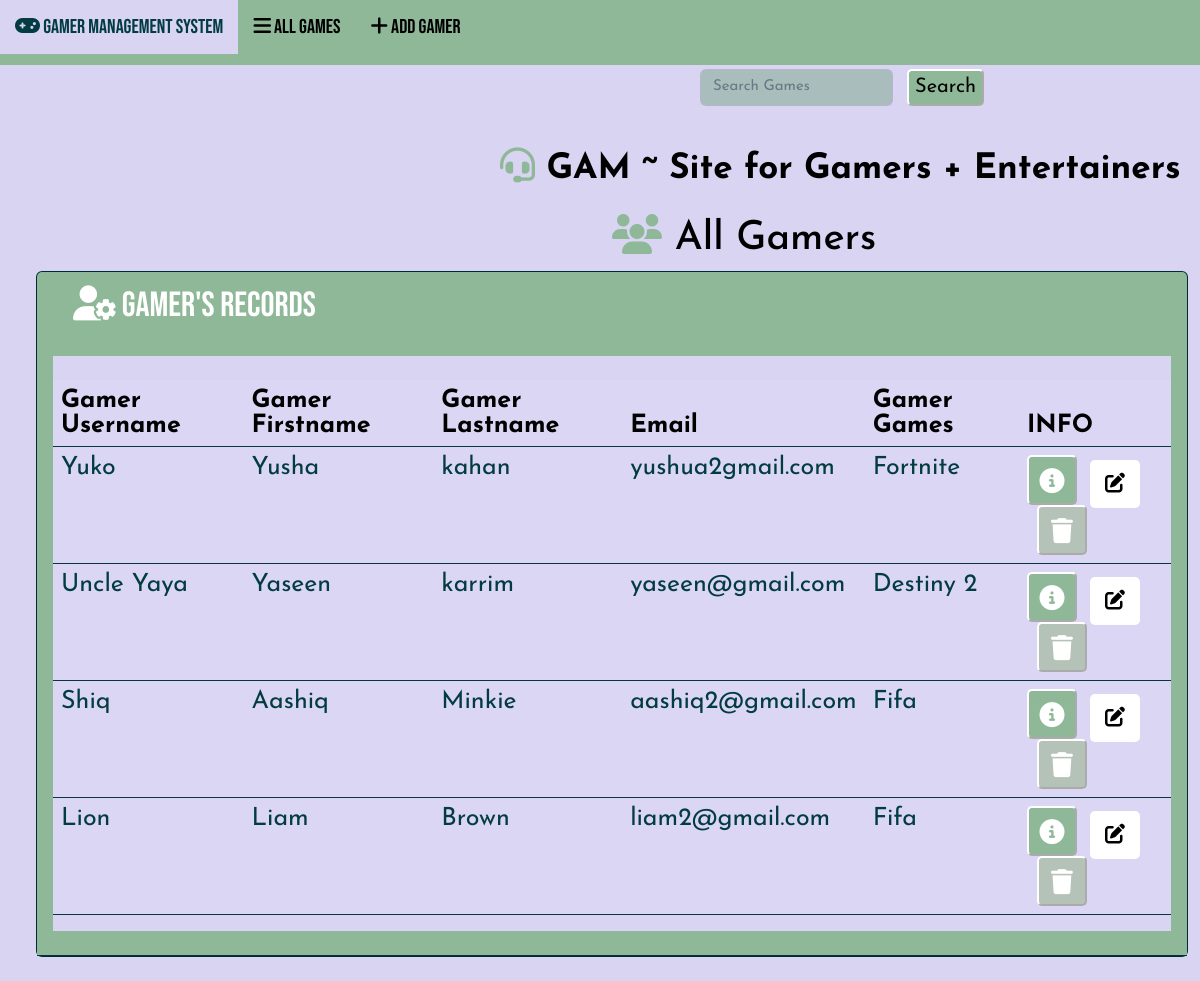
The page / on the database its author committed.
### system/models.py (models this page shows, shortened)
class Gamer(models.Model):
    gamer_username = models.CharField(max_length=50)
    gamer_first_name = models.CharField(max_length=50)
    gamer_last_name = models.CharField(max_length=50)
    email = models.CharField(max_length=50)
    gamer_games = models.CharField(max_length=100)

### system/views.py (the view)
# urls.py: path('', views.index, name='index'),
def index(request):
    return render(request, 'system/index.html' , {
        'gamers': Gamer.objects.all()
    })

### system/templates/system/index.html (shortened to what this page needs)
{% load static %}
<DOCTYPE html>
    <html lang="en">
        <head>
        <link rel="stylesheet" href="https://cdnjs.cloudflare.com/ajax/libs/font-awesome/6.1.1/css/all.min.css">
        <link href="{% static 'css/bootstrap.min.css' %}" rel="stylesheet">
        <link href="{% static 'css/index102.css' %}" rel="stylesheet">
        </head>
        <body>
            <div class="nav">
              <a  href="{% url 'index' %}"><i class="fa-solid fa-gamepad"></i> Gamer Management System</a></li>
              <a href="{% url 'games' %}"><i class="fa-solid fa-bars"></i> All Games</a></li>
              <a href="{% url 'add' %}"><i class="fa-solid fa-plus"></i> Add Gamer </a></li>
              <div class="search">
              <form class="search-add-wrapper" method="POST" action="{% url 'search_games' %}"  style="margin-top: 20px;display: flex;">
                <input class="form-control me-1" type="search" placeholder="Search Games" style="color:white;font-size:15px;" aria-label="Search" name="searched">
                <button class="btn4" type="submit">Search</button>
              </form>
            </div>
              <br><br>
              <center><div class="header"><h2><i class="fa-solid fa-headset" style="color:  #8EB897;"></i> GAM ~ Site for Gamers + Entertainers</h2></center>
  <div class="container-fluid">
    <h6><i class="fa-sharp fa-solid fa-users" style="color:  #8EB897;" style="50px"></i> All Gamers</h6>
<div class="row">
  <div class="col-12">
    {% if gamers %}
  <div class="card bg-dark ms-4 mb-4">
    <div class="card-header">
      <h8><i class="fa-solid fa-user-gear" style="color:  white;"></h8></i><h9>Gamer's Records</h9>
      <br><br>
      <div class="table-responsive">
        <table class="table table-hover">
          <br>
          <thead>
            <tr>
              <th scope="col">Gamer Username</th>
              <th scope="col">Gamer Firstname</th>
              <th scope="col">Gamer Lastname</th>
              <th scope="col">Email</th>
              <th scope="col">Gamer Games</th>
              <th scope="col">INFO</th>
            </tr>
          </thead>
          <tbody>
            {% for gamer in gamers %}
            <tr>
              <td>{{gamer.gamer_username}}</td>
              <td>{{gamer.gamer_first_name }}</td>
              <td>{{gamer.gamer_last_name}}</td>
              <td>{{gamer.email}}</td>
              <td>{{gamer.gamer_games}}</td>
            <td>
    <button type="button" class="btn1" href="{% url 'view_gamer' gamer.id %}" data-bs-toggle="modal"
      data-bs-target="#myModal{{gamer.id}}">
        <i class="fa-sharp fa-solid fa-circle-info"></i>
    </button>
      <a class="btn2" href={% url 'edit' gamer.id %}>
        <i class="fa-solid fa-pen-to-square"></i>
      </a>
    <button type="button" class="btn3" data-bs-toggle="modal" data-bs-toggle="delete{{gamer.id}}">
      <i class="fa-solid fa-trash"></i>
    </button>
  </td>
  </tr>
    {% endfor %}
  </tbody>
 </table>
</div>
</div>
</div>
  {% else %}
   <h5 class="alert alert-light ms-4 me-4">No Gamer Records </h5>
  {% endif %}
    </div>
  </div>
 </div>
 </body>
</html>

### system/static/css/index102.css (style rules this page uses)
body { margin: 0; padding: 0; background-color:#D8D4F2; }
.nav { width: 100%; height: 65px; background-color: #8EB897; }
.nav a { font-family: 'Bebas Neue', sans-serif; text-decoration: none; color:black; padding: 12px 15px; font-size: 20px; transition: 0.6s all; }
.nav .search { font-family: 'Josefin Sans', sans-serif; margin-top:-5px; margin-left: 700px; }
.header h2 { font-weight: 800; font-size: 35px; margin-top:25px; margin-left: 500px; color: black; font-family: 'Josefin Sans', sans-serif; }
h6 { font-family: 'Josefin Sans', sans-serif; margin-top:15px; margin-left: 600px; font-size: 40; color: black; }
.card-header { background-color:#8EB897; }
.card-header h8 { font-family: 'Bebas Neue', sans-serif; font-size: 35px; margin-left: 20px ; }
.card-header h9 { font-family: 'Bebas Neue', sans-serif; font-size: 35px; color: white; margin-left: 5px; }
.table-responsive .table th { font-family: 'Josefin Sans', sans-serif; color: black; }
.table-responsive .table { background-color: #D8D4F2; color: #023C40; font-size: 25px; font-family: 'Josefin Sans', sans-serif; }
.table-responsive { background-color:#D8D4F2; }
.container-fluid { background-color: #D8D4F2; }
.btn1 { margin-right: 5px; border: 3px 5px #335C81; background-color: #8EB897 ; border-radius: 5px; height: 50px; width: 50px; color: white; }
.btn2 { border: 3px 5px #335C81; border-radius: 5px; height: 50px; width: 50px ; background-color: white; }
.btn2 i { color: black; }
.btn3 { margin-left: 10px; border: 3px 5px #335C81; background-color: #B5C2B7; border-radius: 5px; height: 50px; width: 50px; color: white; }
.btn4 { background-color: #8EB897 ; font-size: 20px; margin-left: 10px; border: 3px 5px #335C81; border-radius: 5px; color: black; }

### rows shown on the page
Gamer: gamer_username "Yuko", gamer_first_name "Yusha", gamer_last_name "kahan", email "yushua2gmail.com", gamer_games "Fortnite"
Gamer: gamer_username "Uncle Yaya", gamer_first_name "Yaseen", gamer_last_name "karrim", email "yaseen@gmail.com", gamer_games "Destiny 2"
Gamer: gamer_username "Shiq", gamer_first_name "Aashiq", gamer_last_name "Minkie", email "aashiq2@gmail.com", gamer_games "Fifa"
Gamer: gamer_username "Lion", gamer_first_name "Liam", gamer_last_name "Brown", email "liam2@gmail.com", gamer_games "Fifa"
